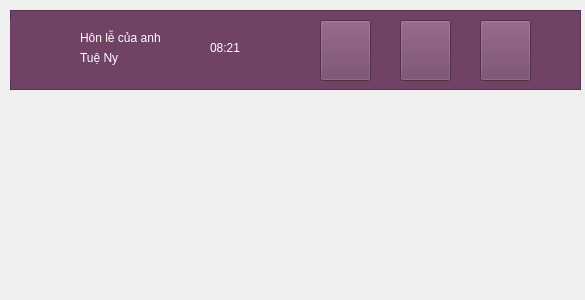
<?xml version="1.0" encoding="UTF-8"?>
<ui version="4.0">
 <class>Form</class>
 <widget class="QWidget" name="Form">
  <property name="geometry">
   <rect>
    <x>0</x>
    <y>0</y>
    <width>585</width>
    <height>300</height>
   </rect>
  </property>
  <property name="windowTitle">
   <string>Form</string>
  </property>
  <widget class="QFrame" name="frame">
   <property name="geometry">
    <rect>
     <x>10</x>
     <y>10</y>
     <width>571</width>
     <height>80</height>
    </rect>
   </property>
   <property name="styleSheet">
    <string notr="true">background-color: rgb(112, 66, 100);</string>
   </property>
   <property name="frameShape">
    <enum>QFrame::StyledPanel</enum>
   </property>
   <property name="frameShadow">
    <enum>QFrame::Raised</enum>
   </property>
   <widget class="QLabel" name="lblHinh">
    <property name="geometry">
     <rect>
      <x>0</x>
      <y>10</y>
      <width>61</width>
      <height>61</height>
     </rect>
    </property>
    <property name="text">
     <string/>
    </property>
    <property name="pixmap">
     <pixmap>imgs/chidep-icon.jpg</pixmap>
    </property>
    <property name="scaledContents">
     <bool>true</bool>
    </property>
   </widget>
   <widget class="QLabel" name="lblTenBaiHat">
    <property name="geometry">
     <rect>
      <x>70</x>
      <y>20</y>
      <width>111</width>
      <height>16</height>
     </rect>
    </property>
    <property name="styleSheet">
     <string notr="true">color: rgb(255, 255, 255);</string>
    </property>
    <property name="text">
     <string>Hôn lễ của anh</string>
    </property>
   </widget>
   <widget class="QLabel" name="lblTenTacGia">
    <property name="geometry">
     <rect>
      <x>70</x>
      <y>40</y>
      <width>111</width>
      <height>16</height>
     </rect>
    </property>
    <property name="styleSheet">
     <string notr="true">color: rgb(255, 255, 255);</string>
    </property>
    <property name="text">
     <string>Tuệ Ny</string>
    </property>
   </widget>
   <widget class="QLabel" name="lblThoiGian">
    <property name="geometry">
     <rect>
      <x>200</x>
      <y>30</y>
      <width>31</width>
      <height>16</height>
     </rect>
    </property>
    <property name="styleSheet">
     <string notr="true">color: rgb(255, 255, 255);</string>
    </property>
    <property name="text">
     <string>08:21</string>
    </property>
   </widget>
   <widget class="QPushButton" name="btnPlay">
    <property name="geometry">
     <rect>
      <x>310</x>
      <y>10</y>
      <width>51</width>
      <height>61</height>
     </rect>
    </property>
    <property name="text">
     <string/>
    </property>
    <property name="icon">
     <iconset>
      <normaloff>../../../ui/doan/img/icons8-play-50 (1).png</normaloff>../../../ui/doan/img/icons8-play-50 (1).png</iconset>
    </property>
    <property name="iconSize">
     <size>
      <width>50</width>
      <height>50</height>
     </size>
    </property>
   </widget>
   <widget class="QPushButton" name="btnAddPlayList">
    <property name="geometry">
     <rect>
      <x>390</x>
      <y>10</y>
      <width>51</width>
      <height>61</height>
     </rect>
    </property>
    <property name="text">
     <string/>
    </property>
    <property name="icon">
     <iconset>
      <normaloff>../../../ui/doan/img/icons8-playlist-30.png</normaloff>../../../ui/doan/img/icons8-playlist-30.png</iconset>
    </property>
    <property name="iconSize">
     <size>
      <width>50</width>
      <height>50</height>
     </size>
    </property>
   </widget>
   <widget class="QPushButton" name="btnLike">
    <property name="geometry">
     <rect>
      <x>470</x>
      <y>10</y>
      <width>51</width>
      <height>61</height>
     </rect>
    </property>
    <property name="text">
     <string/>
    </property>
    <property name="icon">
     <iconset>
      <normaloff>../../../ui/doan/img/icons8-favorite-24 (1).png</normaloff>../../../ui/doan/img/icons8-favorite-24 (1).png</iconset>
    </property>
    <property name="iconSize">
     <size>
      <width>50</width>
      <height>50</height>
     </size>
    </property>
   </widget>
  </widget>
 </widget>
 <resources/>
 <connections/>
</ui>
